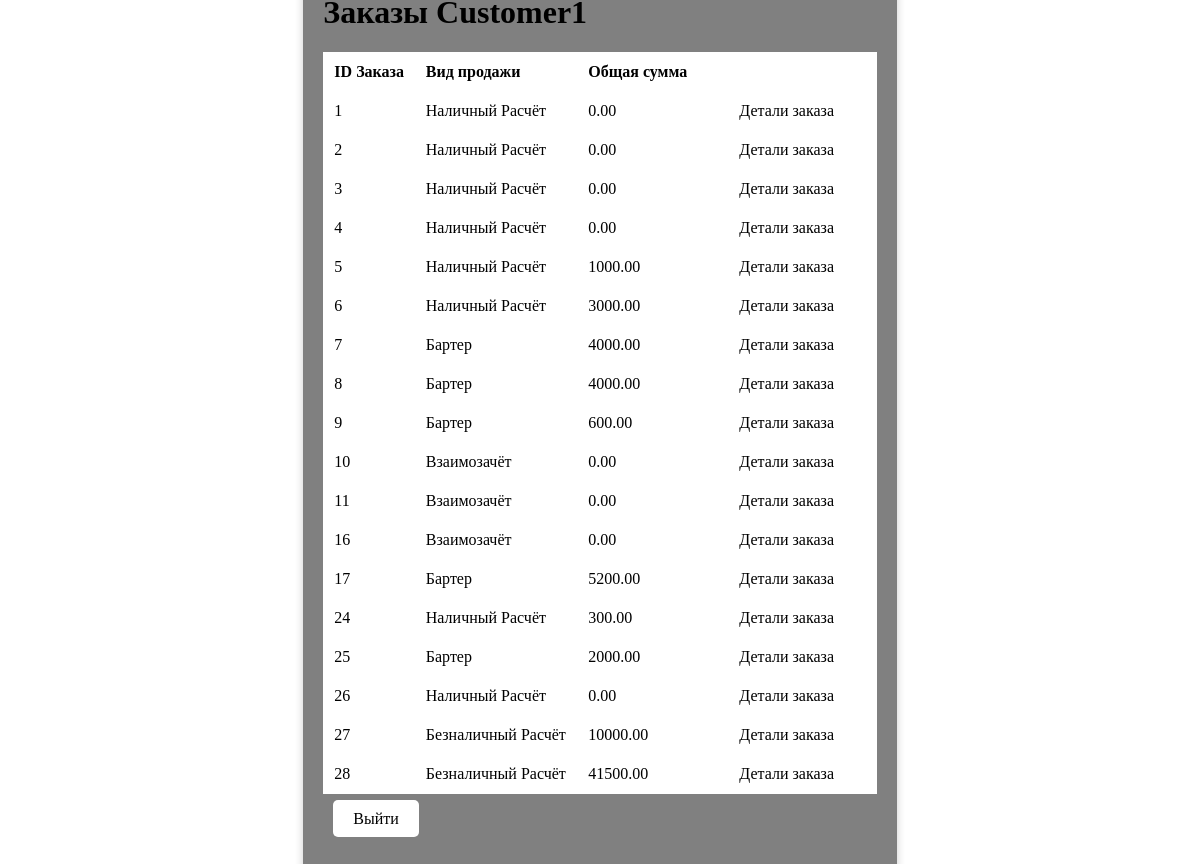
The page /customer_orders/1 on the database its author committed.
### main/models.py (models this page shows, shortened)
class Order(models.Model):
    customer = models.ForeignKey(to=Customers, on_delete=models.CASCADE)
    type_sale = models.CharField(default='Наличный расчёт', max_length=100)
    total_amount = models.DecimalField(default=0, max_digits=12, decimal_places=2)

### main/views.py (the view)
# urls.py: path('customer_orders/<int:customer_id>', customer_order, name='customer_order'),
def customer_order(request, customer_id):
    customer = get_object_or_404(Customers, pk=customer_id)
    context = {'title': 'Заказы ' + str(customer.name),
               'orders': Order.objects.filter(customer=customer),
    }
    return render(request, 'main/customer_order.html', context)

### main/templates/main/customer_order.html
{% extends 'main/base.html'%}
{% block content %}
<h1>{{ title }}</h1>
<table id="order_table">
    <thead>
    <tr>
        <th>ID Заказа</th>
        <th>Вид продажи</th>
        <th>Общая сумма</th>
        <th></th>
    </tr>
    </thead>
    <tbody>
    {% for order in orders %}
    <tr>
        <td>{{ order.id }}</td>
        <td>{{ order.type_sale }}</td>
        <td>{{ order.total_amount }}</td>
        <td>
            <a href="{% url 'main:order_detail' order.id %}" class="btn">Детали заказа</a>
        </td>
    </tr>
    {% endfor %}
    </tbody>
</table>
<p>
    <a href="{% url 'main:customers' %}" class="btn">Выйти</a>
</p>
{% endblock %}

### rows shown on the page
Order: id "1", type_sale "Наличный Расчёт", total_amount "0.00"
Order: id "2", type_sale "Наличный Расчёт", total_amount "0.00"
Order: id "3", type_sale "Наличный Расчёт", total_amount "0.00"
Order: id "4", type_sale "Наличный Расчёт", total_amount "0.00"
Order: id "5", type_sale "Наличный Расчёт", total_amount "1000.00"
Order: id "6", type_sale "Наличный Расчёт", total_amount "3000.00"
Order: id "7", type_sale "Бартер", total_amount "4000.00"
Order: id "8", type_sale "Бартер", total_amount "4000.00"
Order: id "9", type_sale "Бартер", total_amount "600.00"
Order: id "10", type_sale "Взаимозачёт", total_amount "0.00"
Order: id "11", type_sale "Взаимозачёт", total_amount "0.00"
Order: id "16", type_sale "Взаимозачёт", total_amount "0.00"
Order: id "17", type_sale "Бартер", total_amount "5200.00"
Order: id "24", type_sale "Наличный Расчёт", total_amount "300.00"
Order: id "25", type_sale "Бартер", total_amount "2000.00"
Order: id "26", type_sale "Наличный Расчёт", total_amount "0.00"
Order: id "27", type_sale "Безналичный Расчёт", total_amount "10000.00"
Order: id "28", type_sale "Безналичный Расчёт", total_amount "41500.00"
